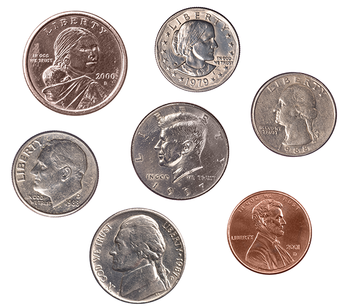
#> input picture opencv/image_processing/images/coins.png, 350 x 308 px
$ python adaptive_thresholding.py
#> lines starting #> are read from the running program, lines starting #| are printed output that depends on the picture; after the words box and inside, x2 and y2 are one past the last pixel; in counts of white or black regions, pixels touching at a corner belong together
import argparse
import cv2

ap = argparse.ArgumentParser()
ap.add_argument("-i", "--image", type=str,
                default="./images/coins.png", help="path to input image")
args = ap.parse_args()

image = cv2.imread(args.image)
#> image is the input picture: shape (308, 350, 3); mean B, G, R 195.3, 198.1, 206.5
cv2.imshow("Input", image)

gray = cv2.cvtColor(image, cv2.COLOR_BGR2GRAY)
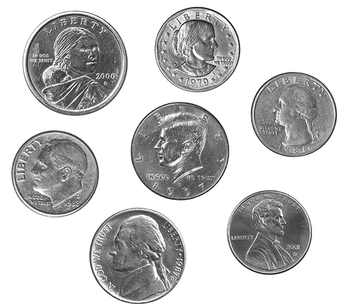
#> gray: shape (308, 350); min 5, max 255, mean 200.3
blurred = cv2.GaussianBlur(gray, (7, 7), 0)
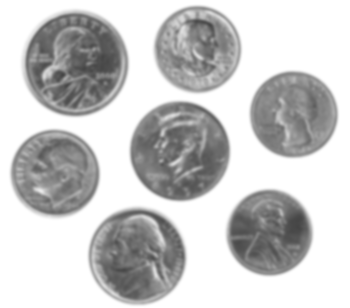
#> blurred: shape (308, 350); min 69, max 255, mean 200.3

thresh = cv2.adaptiveThreshold(blurred, 255,
                               cv2.ADAPTIVE_THRESH_MEAN_C, cv2.THRESH_BINARY_INV, 21, 10)
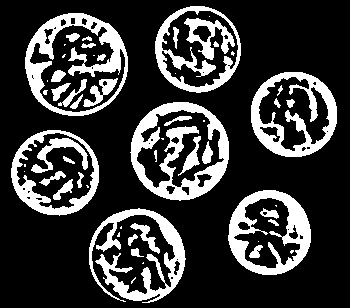
#> thresh: shape (308, 350); 22.6% white; 57 white regions (20 under 20 px), largest, box (x1, y1, x2, y2) and area: (130, 102, 229, 201) 3760, (25, 13, 128, 116) 3310, (89, 208, 186, 303) 3096
cv2.imshow("Mean Adaptive Thresholding", thresh)

masked = cv2.bitwise_and(image, image, mask=thresh)
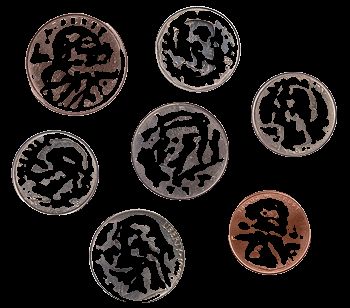
#> masked: shape (308, 350, 3); mean B, G, R 23.8, 25.1, 29.5
cv2.imshow("Mean Ouptut", masked)

cv2.waitKey(0)

thresh = cv2.adaptiveThreshold(blurred, 255,
                               cv2.ADAPTIVE_THRESH_GAUSSIAN_C, cv2.THRESH_BINARY_INV, 21, 4)
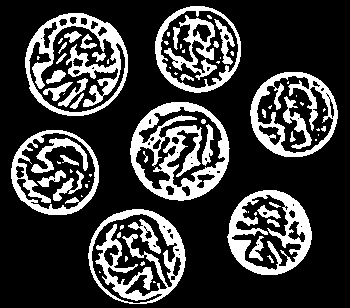
#> thresh: shape (308, 350); 23.4% white; 74 white regions (35 under 20 px), largest, box (x1, y1, x2, y2) and area: (130, 102, 230, 201) 4198, (25, 13, 128, 116) 3545, (88, 209, 186, 304) 3360

cv2.imshow("Gaussian Adaptive Thresholding", thresh)

masked = cv2.bitwise_and(image, image, mask=thresh)
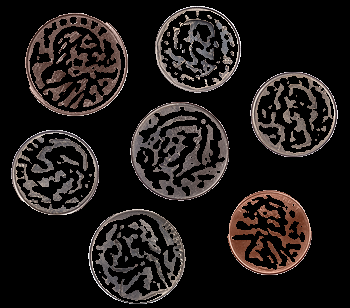
#> masked: shape (308, 350, 3); mean B, G, R 24.6, 25.9, 30.4
cv2.imshow("Gaussian Ouptut", masked)

cv2.waitKey(0)
